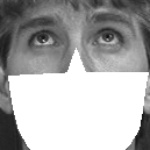
#> input picture Code for three levels/BonusLevel/test.jpeg, 150 x 150 px
$ python -i organ.py   (imports and definitions only)
#> lines starting #> are read from the running program, lines starting #| are printed output that depends on the picture
#> further down, picture is the input picture: shape (150, 150, 3); min 14, max 255, mean 172.9
import cv2 as cv

def EyeDection(img, channel = 3):
#> called with channel = 3
    pro = cv.GaussianBlur(img,(5,5),0) #高斯滤波
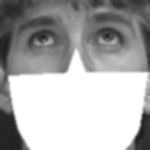
#> pro: shape (150, 150, 3); min 28, max 255, mean 173
    if channel == 3:
        pro = cv.cvtColor(pro, cv.COLOR_BGR2GRAY)
#> pro: shape (150, 150)
    equ = cv.equalizeHist(pro) #直方图均衡化
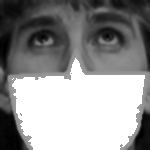
#> equ: shape (150, 150); min 0, max 255, mean 147.2
    eyes_cascade = cv.CascadeClassifier("haarcascade_eye_tree_eyeglasses.xml")
    eyes_cascade.load("D:\mask_task\haarcascades\haarcascade_eye_tree_eyeglasses.xml")  # 文件所在的具体位置
    eyes = eyes_cascade.detectMultiScale(equ, scaleFactor = 1.1, minNeighbors = 3)          # 眼睛检测
#> eyes = [[22, 19, 41, 41], [87, 17, 42, 42]]
    return eyes

def LeftEyeDection(img, channel = 3):
    pro = cv.GaussianBlur(img,(5,5),0) #高斯滤波
    if channel == 3:
        pro = cv.cvtColor(pro, cv.COLOR_BGR2GRAY)
    equ = cv.equalizeHist(pro) #直方图均衡化
    lefteye_cascade = cv.CascadeClassifier("haarcascade_lefteye_2splits.xml")
    lefteye_cascade.load("D:\mask_task\haarcascades\haarcascade_lefteye_2splits.xml")  # 文件所在的具体位置
    eyes = lefteye_cascade.detectMultiScale(equ, scaleFactor = 1.1, minNeighbors = 3)          # 眼睛检测
    return eyes

def RightEyeDection(img, channel = 3):
    pro = cv.GaussianBlur(img,(5,5),0) #高斯滤波
    if channel == 3:
        pro = cv.cvtColor(pro, cv.COLOR_BGR2GRAY)
    equ = cv.equalizeHist(pro) #直方图均衡化
    righteye_cascade = cv.CascadeClassifier("haarcascade_righteye_2splits.xml")
    righteye_cascade.load("./haarcascades/haarcascade_righteye_2splits.xml")  # 文件所在的具体位置
    eyes = righteye_cascade.detectMultiScale(equ, scaleFactor = 1.1, minNeighbors = 3)          # 眼睛检测
    return eyes

def NoseDection(img, channel = 3):
    pro = cv.GaussianBlur(img,(5,5),0) #高斯滤波
    if channel == 3:
        pro = cv.cvtColor(pro, cv.COLOR_BGR2GRAY)
    equ = cv.equalizeHist(pro) #直方图均衡化
    nose_cascade = cv.CascadeClassifier("haarcascade_mcs_nose.xml")
    nose_cascade.load("D:\mask_task\haarcascades\haarcascade_mcs_nose.xml")  # 文件所在的具体位置
    nose = nose_cascade.detectMultiScale(equ, scaleFactor = 1.1, minNeighbors = 3)
    # print("nose is",(x,y,w,h))
    # for (x,y,w,h) in nose:
    #     frame = cv.rectangle(img,(x,y),(x+w,y+h),(255,0,0),2)  # 画框标识眼部
    #     #print("nose is",(x,y,w,h))
    #     # frame = cv.rectangle(img, (x, y+h), (x + 3*w, y + 3*h), (255, 0, 0), 2)  # 画框标识眼部
    return nose

>>> import cv2
>>> picture = cv2.imread('test.jpeg')
>>> result = EyeDection(picture)
#> result = [[22, 19, 41, 41], [87, 17, 42, 42]]
